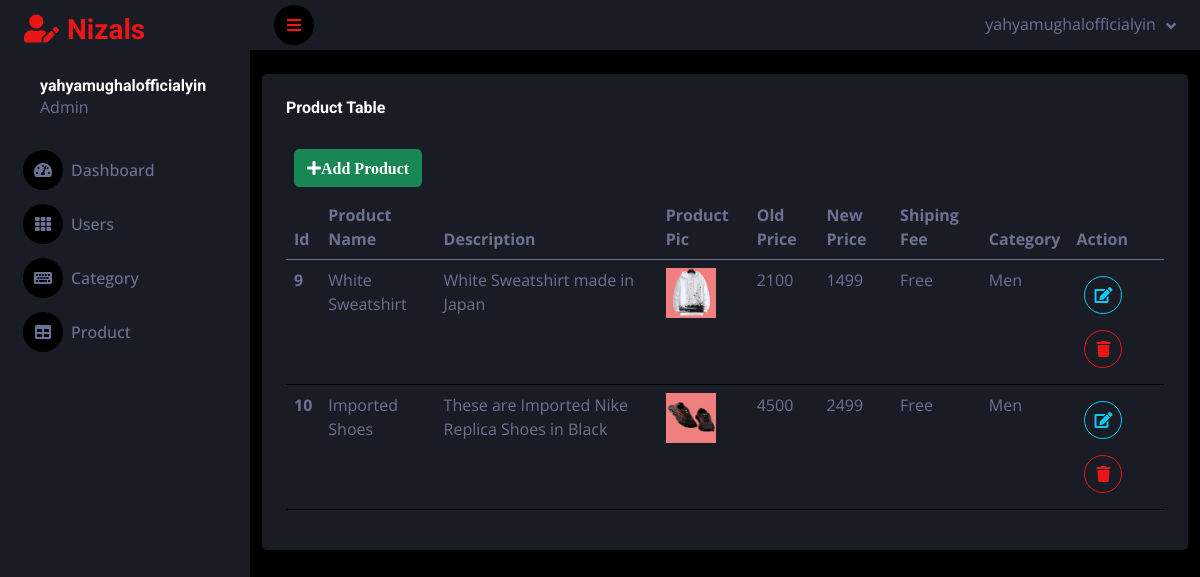
Page /admin/product.php (signed in) on the committed database.
### tables this page shows
CREATE TABLE `product` (
  `p_id` int(11) NOT NULL,
  `product_name` varchar(50) NOT NULL,
  `description` varchar(255) NOT NULL,
  `prod_pic` varchar(500) NOT NULL,
  `old_price` int(11) NOT NULL,
  `new_price` int(11) NOT NULL,
  `shippingprice` int(11) NOT NULL,
  `category_id` int(11) NOT NULL
);

CREATE TABLE `category` (
  `cat_id` int(11) NOT NULL,
  `name` varchar(50) NOT NULL,
  `product_count` int(11) NOT NULL
);

### admin/product.php (the view, shortened to what this page needs)
<!DOCTYPE html>
<html lang="en">
<head>
    <link href="https://cdnjs.cloudflare.com/ajax/libs/font-awesome/5.10.0/css/all.min.css" rel="stylesheet">
    <link href="https://cdn.jsdelivr.net/npm/bootstrap-icons@1.4.1/font/bootstrap-icons.css" rel="stylesheet">
    <link href="lib/owlcarousel/assets/owl.carousel.min.css" rel="stylesheet">
    <link href="lib/tempusdominus/css/tempusdominus-bootstrap-4.min.css" rel="stylesheet" />
    <link href="css/bootstrap.min.css" rel="stylesheet">
    <link href="css/style.css" rel="stylesheet">
</head>
<body>
    <div class="container-fluid position-relative d-flex p-0">
        <?php include "navbar.php" ?>
        <?php
$sql = "SELECT * FROM product";
$result = $conn->query($sql);
?>
<div class="container">
    <div class="row justify-content-center">
        <div class="col-12 mt-4">
            <div class="bg-secondary rounded h-100 p-4">
                <h6 class="mb-4">Product Table</h6>
                <a href="add-product.php"><button type="button" class="btn btn-success m-2"><i class="fa fa-plus">Add Product</i></button></a>
                <div class="table-responsive">
                    <table class="table">
                        <thead>
                            <tr>
                                <th scope="col">Id</th>
                                <th scope="col">Product Name</th>
                                <th scope="col">Description</th>
                                <th scope="col">Product Pic</th>
                                <th scope="col">Old Price</th>
                                <th scope="col">New Price</th>
                                <th scope="col">Shiping Fee</th>
                                <th scope="col">Category</th>
                                <th scope="col">Action</th>
                            </tr>
                        </thead>
                        <tbody>
                            <?php while ($row = $result->fetch_assoc()) : ?>
                                <tr>
                                    <th scope="row"><?php echo $row['p_id']; ?></th>
                                    <td><?php echo $row['product_name']; ?></td>
                                    <td><?php echo $row['description']; ?></td>
                                    <td><img src="<?php echo $row['prod_pic']; ?>" alt="" style="width: 50px;height:50px;background-color:lightcoral;" ></td>
                                    <td><?php echo $row['old_price']; ?></td>
                                    <td><?php echo $row['new_price']; ?></td>
                                    <td>
                                        <?php
                                        if($row['shippingprice']==0){
                                            echo 'Free';
                                        }
                                        else{
                                            echo $row['shippingprice'];
                                        }
                                         ?>
                                    </td>
                                    <?php
$sqlcat = "SELECT * FROM category WHERE cat_id = $row[category_id]";
$resultcat = $conn->query($sqlcat);
?>
<?php while ($rowcat = $resultcat->fetch_assoc()) { ?>
                                    <td>
                                    <?php echo $rowcat['name']; ?>
                                    </td>
                                    <?php } ?>
                                    <td>
                                        <a href="update-product.php?id=<?php echo $row["p_id"] ?>"><button type="button" class="btn btn-square btn-outline-info m-2"><i class="fa fa-edit"></i></button></a>
                                        <a href="delete-product.php?id=<?php echo $row["p_id"] ?>"><button type="button" class="btn btn-square btn-outline-primary m-2"><i class="fa fa-trash"></i></button></a>
                                    </td>
                                </tr>
                            <?php endwhile; ?>
                        </tbody>
                    </table>
                </div>
            </div>
        </div>
    </div>
</div>

### admin/css/style.css (style rules this page uses)
:root { --primary: #EB1616; --secondary: #191C24; --light: #6C7293; --dark: #000000; }
.btn { transition: .5s; }
.btn-square { width: 38px; height: 38px; }
.btn-square, .btn-sm-square, .btn-lg-square { padding: 0; display: inline-flex; align-items: center; justify-content: center; font-weight: normal; border-radius: 50px; }

### rows in the picture
product: p_id "9", product_name "White Sweatshirt", description "White Sweatshirt made in Japan", prod_pic (picture), old_price "2100", new_price "1499", shippingprice "Free"
category: name "Men"
product: p_id "10", product_name "Imported Shoes", description "These are Imported Nike Replica Shoes in Black", prod_pic (picture), old_price "4500", new_price "2499", shippingprice "Free"

### other values in the picture
$_SESSION['uname'] "yahyamughalofficialyin"
